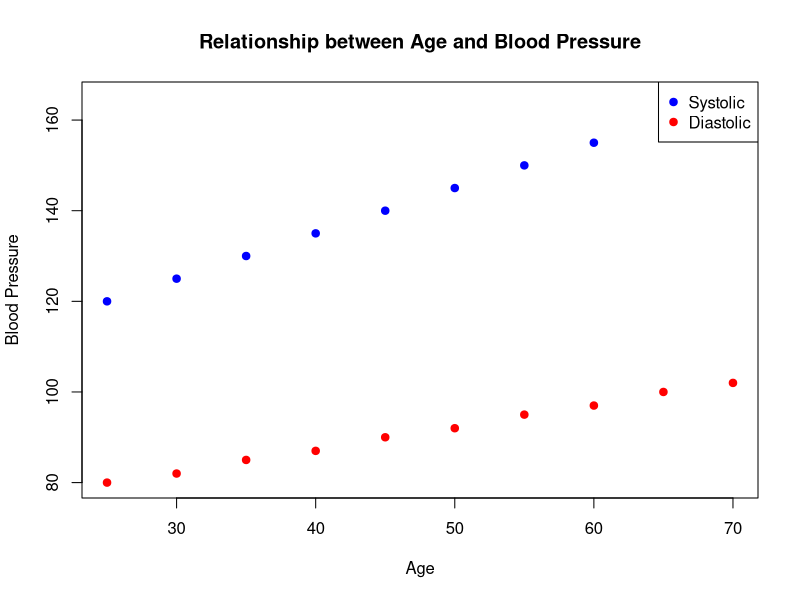
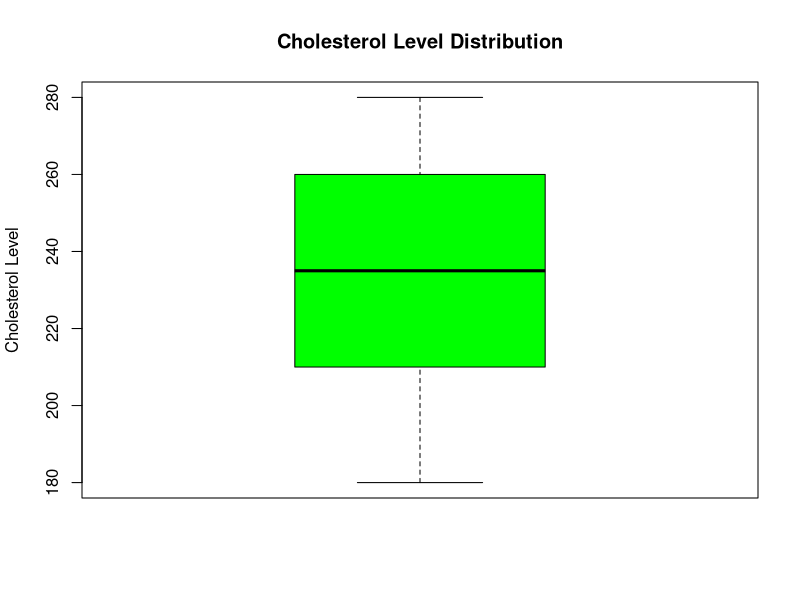
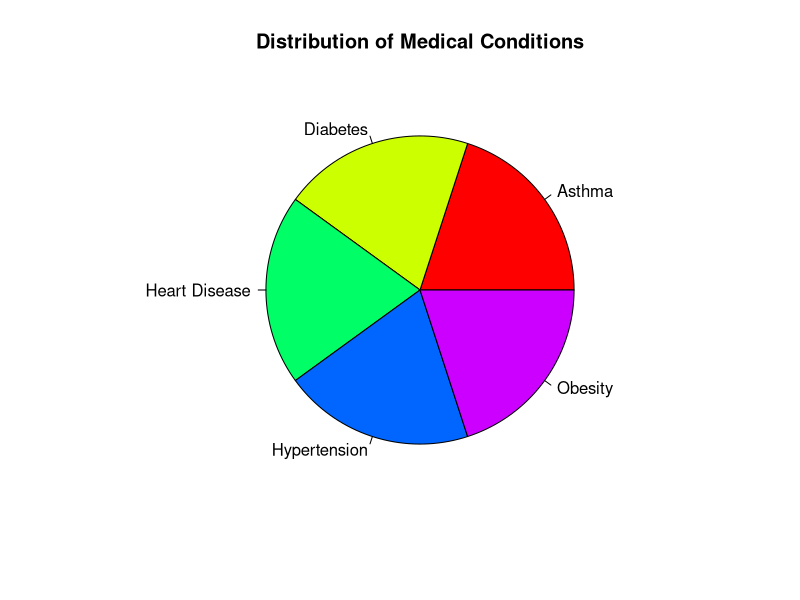
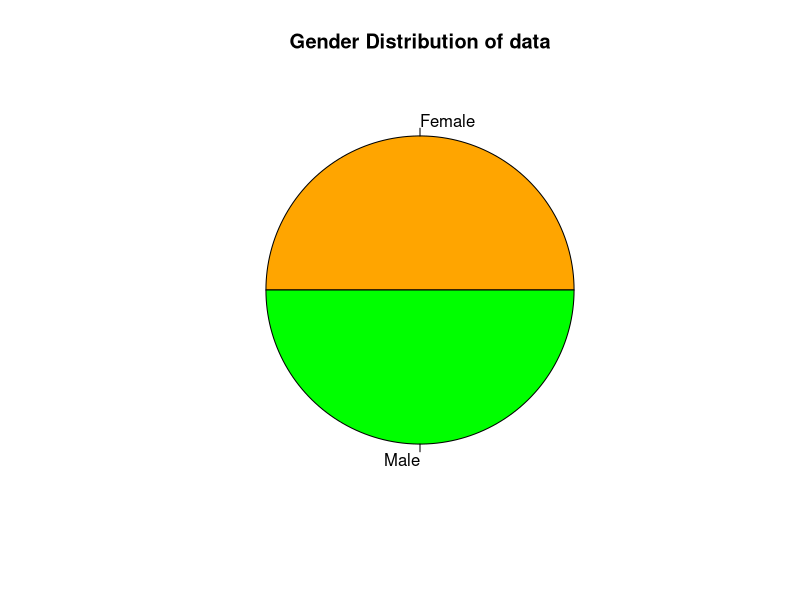

Reproduce these figures in R, in order.
data=data.frame(
  age=c(25,30,35,40,45,50,55,60,65,70),
  bp_systolic=c(120,125,130,135,140,145,150,155,160,165),
  bp_diastolic=c(80,82,85,87,90,92,95,97,100,102),
  cholesterol=c(180,200,210,220,230,240,250,260,270,280),
  condition=c("Hypertension","Diabetes","Heart Disease","Asthma","Obesity","Hypertension","Diabetes","Heart Disease","Asthma","Obesity"),
  gender=c("Male","Female","Male","Female","Male","Female","Male","Female","Male","Female")
)

# SCATTER PLOT:
matplot(data$age,cbind(data$bp_systolic,data$bp_diastolic),type="p",col=c("blue","red"),pch=19,xlab="Age",ylab="Blood Pressure",main="Relationship between Age and Blood Pressure")
legend("topright",legend=c("Systolic","Diastolic"),col=c("blue","red"),pch=19)

# BOX PLOT:
boxplot(data$cholesterol,ylab="Cholesterol Level",main="Cholesterol Level Distribution",col="green")

# PIE CHART 1:
condition_counts=table(data$condition)
pie(condition_counts,main="Distribution of Medical Conditions",col=rainbow(length(condition_counts)))

# PIE CHART 2:
gender_counts=table(data$gender)
pie(gender_counts,main="Gender Distribution of data",col=c("orange","green"))